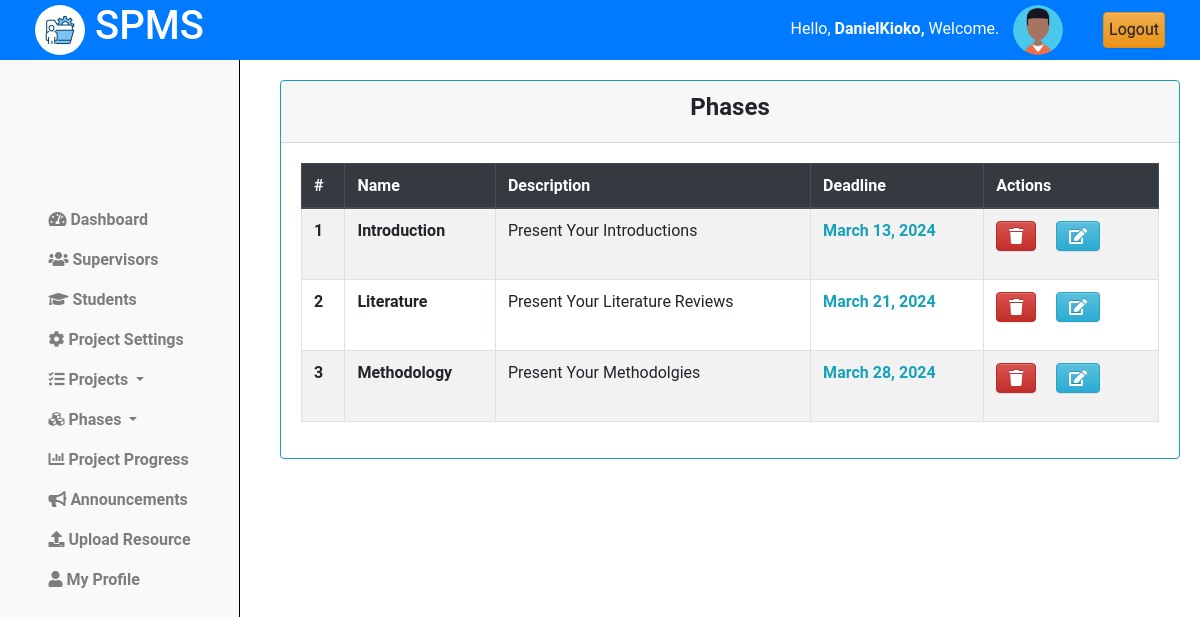
Page /coordinator/phases/ (signed in) on the committed database.
### projectsApp/models.py (models this page shows, shortened)
class Coordinator(AbstractUser):
    pass

class Phases(models.Model):
    name = models.CharField(max_length=255, unique=True)  # Ensure unique phase names
    description = models.TextField()
    order = models.IntegerField(unique=True)  # Ensure unique order for phases
    deadline_date = models.DateField(null=True, blank=True)  # Optional deadline for phase

### projectsApp/AccessControl.py (the view)
    @login_required
    def wrapper(request, *args, **kwargs):
        if not isinstance(request.user, Coordinator):
            return redirect('cordinator_login')
        return function(request, *args, **kwargs)

### projectsApp/AccessControl.py (called while the page is built)
def coordinator_required(function):
    @login_required
    def wrapper(request, *args, **kwargs):
        if not isinstance(request.user, Coordinator):
            return redirect('cordinator_login')
        return function(request, *args, **kwargs)
    return wrapper

### projectsApp/views.py (called while the page is built)
@coordinator_required
def view_phases(request):
    phases = Phases.objects.all().order_by('order')
    if request.method == 'POST':
        phase_id = request.POST.get('phase_id')
        if phase_id:
            phase = get_object_or_404(Phases, pk=phase_id)
            phase.delete()
            return redirect(request.path)
    context = {'phases':phases}
    return render(request, 'cordinator/view_phases.html', context)

### projectsApp/templates/cordinator/view_phases.html (shortened to what this page needs)
{% extends "base_cord.html" %}
{% load static %}
{% block content %}
{% include "column1_cord.html" %}
<div class="content">
    <div class="container-fluid">
        <div class="row">
            <div class="card border-info">
                <div class="card-header text-center">
                    <h4><b>Phases</b></h4>
                </div>
                <div class="card-body">
                    <table class="table table-bordered table-hover  table-striped border-info">
                        <thead class="thead-dark">
                            <tr>
                                <th scope="col">#</th>
                                <th scope="col">Name</th>
                                <th scope="col">Description</th>
                                <th scope="col">Deadline</th>
                                <th scope="col">Actions</th>
                            </tr>
                        </thead>
                        <tbody>
                            {% for phase in phases %}
                              <tr>
                                <th scope="row">{{forloop.counter}}</th>
                                <td><b>{{phase.name|title}}</b></td>
                                <td>{{phase.description|title}}</td>
                                <td class="text-info"><b>{{phase.deadline_date}}</b></td>
                                <td>
                                    <div class="row">
                                        <div class="col-4">
                                            <form action="{% url 'view_phases' %}" method="POST">
                                                <button type="submit"  class="btn btn-danger" onclick="return confirm('Are you sure you want to delete {{phase.name}}?')"><i class="fa fa-trash" aria-hidden="true"></i></button>
                                            </form>
                                        </div>
                                        <div class="col-4">
                                            <a href="{% url 'edit_phase' phase.id %}" class="btn btn-info"><i class="fa fa-edit" aria-hidden="true"></i></a>
                                        </div>
                                    </div>
                                </td>
                            </tr>
                            {% endfor %}
                        </tbody>
                    </table>
                </div>
            </div>
        </div>
    </div>
</div>
<link rel="stylesheet" href="{% static 'css/mystudents.css' %}">
{% endblock %}

### projectsApp/templates/base_cord.html (shortened to what this page needs)
{% load static %}
<!doctype html>
<html class="no-js h-100" lang="en">
  <head>
    <link href="https://use.fontawesome.com/releases/v5.0.6/css/all.css" rel="stylesheet">
    <link href="https://stackpath.bootstrapcdn.com/bootstrap/4.5.2/css/bootstrap.min.css" rel="stylesheet">
    <link rel="stylesheet" href="https://cdn.jsdelivr.net/npm/bootstrap@3.3.7/dist/css/bootstrap-theme.min.css">
</head>
<body>
    <header>
        <div class="container-fluid">
            <div class="row align-items-center">
                <div class="col-md-3">
                    <div class="left">
                        <img src="{% static 'images/logo.jpg' %}" alt="Logo" class="logo">
                        <h1>SPMS</h1>
                    </div>
                </div>
                <div class="col-md-9 d-flex justify-content-end">
                    <div class="row align-items-center">
                        <div class="col-auto">
                            <span class="username mb-3" style="padding:10px;">
                                Hello,
                                <strong>
                                    {% if request.user.is_authenticated %}
                                        {% if request.user.is_staff %}
                                            {{ request.user.username }},
                                        {% else %}
                                            {{ request.user.name }},
                                        {% endif %}
                                    {% else %}
                                        Guest,
                                    {% endif %}
                                </strong>
                                Welcome.
                            </span>
                            <img src="{% static 'images/profile.png'%}" alt="Profile Picture" class="profile-pic">
                        </div>
                        <div class="col-auto">
                            <a href="{% url 'logout' %}" class="btn btn-warning" style="padding:5px;">Logout</a>
                        </div>
                    </div>
                </div>
            </div>
        </div>
    </header>
    {% block content %}
    {% endblock %}
</body>
</html>

### projectsApp/static/css/mystudents.css (style rules this page uses)
.content { margin-left: 250px; padding: 20px; margin-top: 60px; }
.card { width: 100%; margin-left: 10px; }

### projectsApp/templates/base_cord.html (style rules this page uses)
body { font-family: 'Roboto', sans-serif; margin: 0; padding: 0; }
header { background-color: #007BFF; color: white; display: flex; justify-content: space-between; align-items: center; text-align: center; padding: 10px 20px; z-index: 20; position: fixed; top: 0; left: 0; width: 100%; height: 60px; }
header .left { display: flex; align-items: center; }
header .logo { width: 50px; height: 50px; margin-right: 10px; border-radius: 50%; }
header .profile-pic { width: 50px; height: 50px; border-radius: 50%; margin-right: 10px; }

### rows in the picture
Coordinator: user.username "DanielKioko"
Phases: name "Introduction", description "Present Your Introductions", deadline_date "March 13, 2024"
Phases: name "Literature", description "Present Your Literature Reviews", deadline_date "March 21, 2024"
Phases: name "Methodology", description "Present Your Methodolgies", deadline_date "March 28, 2024"
